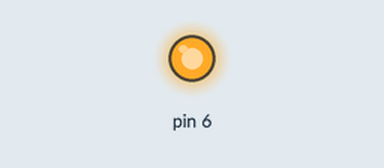
Simulated run of this sketch. Board: Arduino Uno, built with avr-gcc and run on an emulated ATmega328P. Shown: output pins drawn as LEDs (lit = HIGH).

Above: at 0.1 s.
Timing chart, 0 to 1.6 s (numbered marks = the images above):
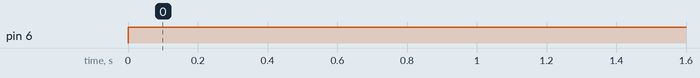

Measured:
- by itself, pin 6: LOW → HIGH at 0.00 s

The sketch:

First_Test_Program.ino
```cpp
//Program: Turn on LED
//LED connected to pin 6
//int ledTestPin = 6;

void setup() {
  // put your setup code here, to run once:
  //initialization of ledTestPin
  pinMode(6, OUTPUT);

}

void loop() {
  // put your main code here, to run repeatedly:

  //Turn on LED at ledTestPin
  digitalWrite(6, HIGH);
}
```
